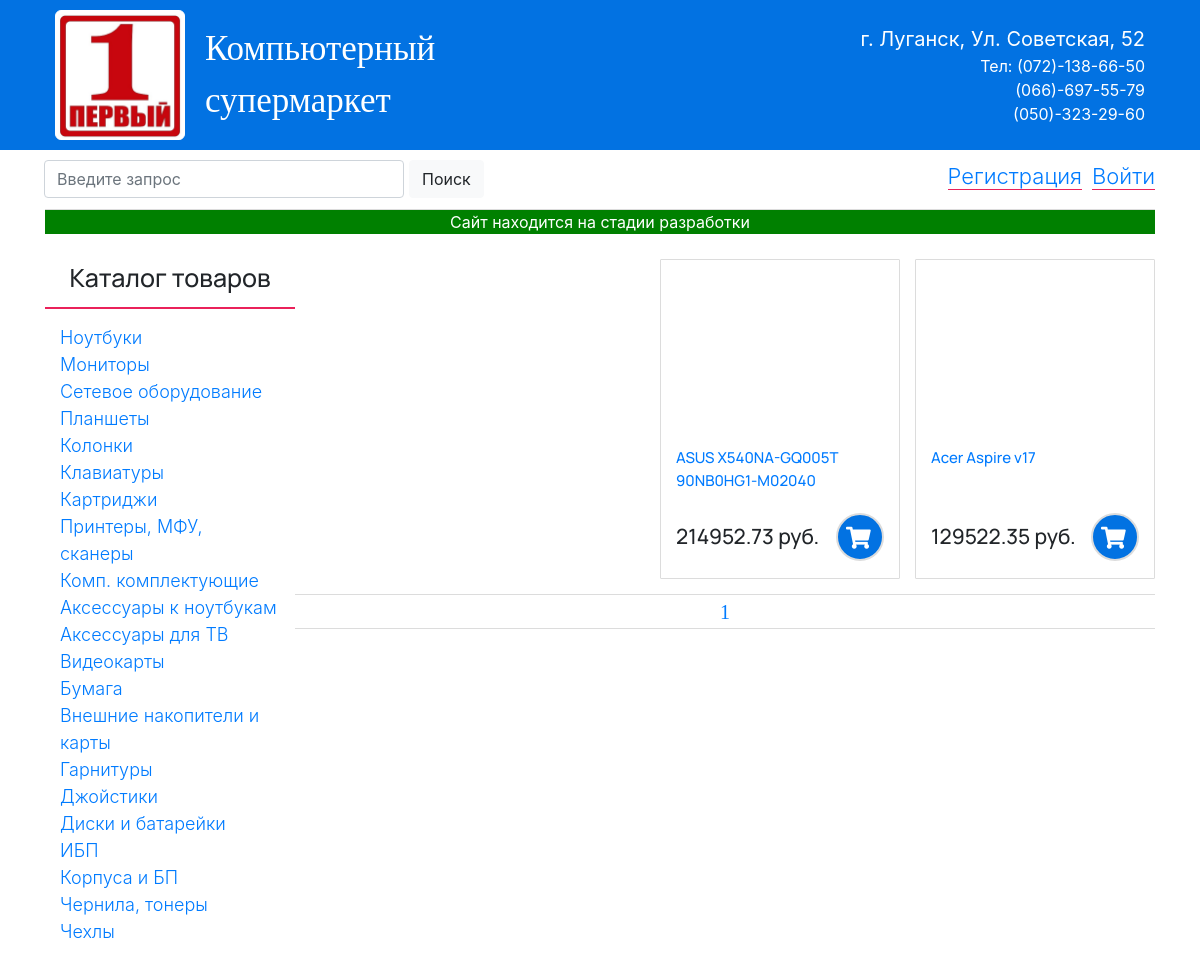
The app's page /note?page=2, older data.
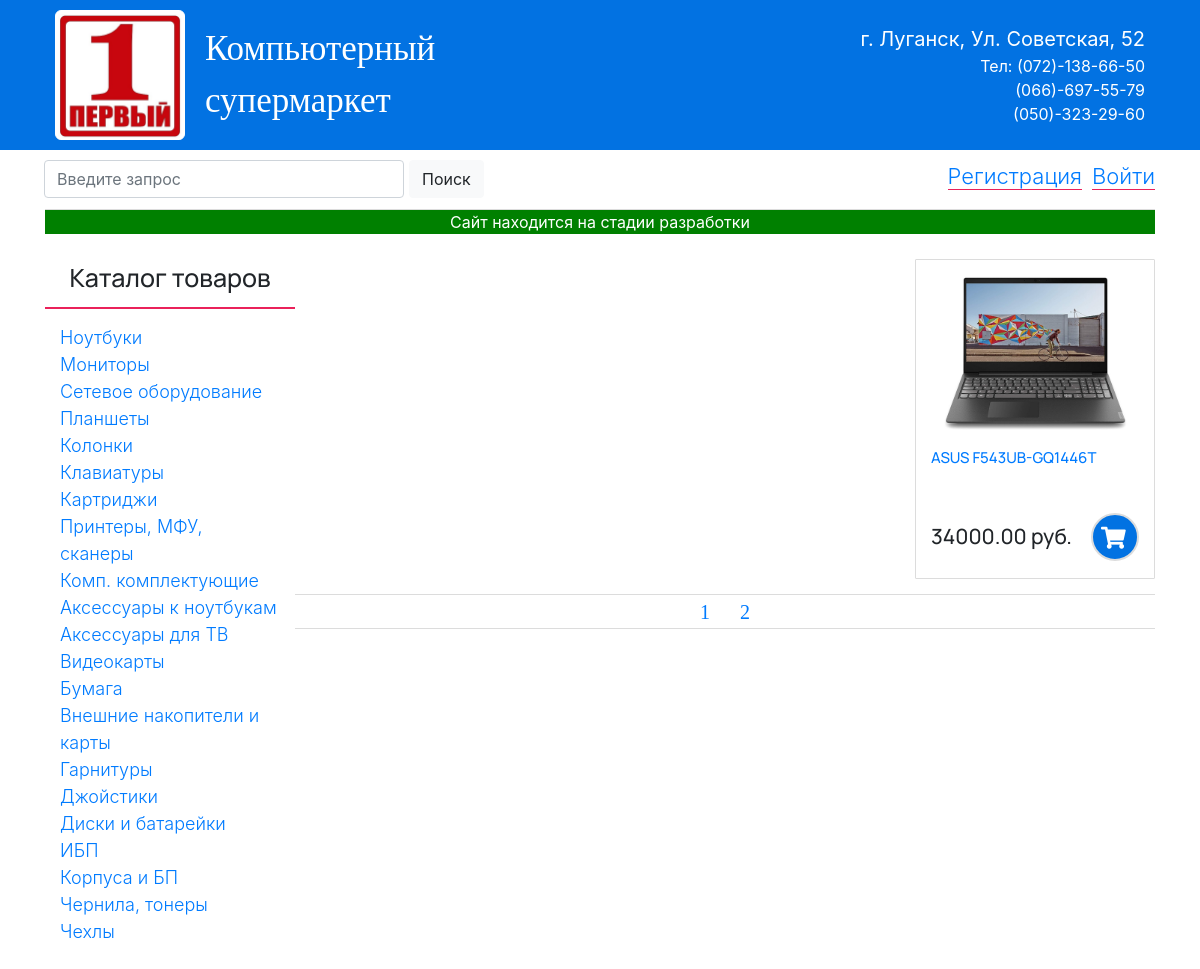
The same page, newer data.
### my_first_site/note/models.py (models this page shows)
class Product(models.Model):
    NOTEBOOK = 'notebook'
    MONITOR = 'monitor'
    HEADPHONES = 'headphones'
    STORAGE = 'storage'
    CONTROLLER = 'controller'
    WEBCAM = 'webcam'
    VIDEOCARD = 'videocard'
    PAPER = 'paper'
    TV_ACCES = 'tv_acces'
    NOTE_ACCES = 'note_acces'
    CATEGORY_CHOICES = (
        (NOTEBOOK, 'notebook'),
        (MONITOR, 'monitor'),
        (HEADPHONES, 'headphones'),
        (STORAGE, 'storage'),
        (CONTROLLER, 'controller'),
        (WEBCAM, 'webcam'),
        (VIDEOCARD, 'videocard'),
        (PAPER, 'paper'),
        (TV_ACCES, 'tv_acces'),
        (NOTE_ACCES, 'note_acces'),
    )
    CHINA = 'China'
    JAPAN = 'Japan'
    THAIWAN = 'Taiwan'
    USA = 'Usa'
    MANUFACTURER_CHOICES = (
        (CHINA, 'China'),
        (JAPAN, 'Japan'),
        (THAIWAN, 'Thaiwan'),
        (USA, 'Usa'),
    )
    brand = models.CharField(
        verbose_name='Производитель',
        max_length=20,
        choices=MANUFACTURER_CHOICES,
        blank=True,
        default='')
    name = models.CharField(
        verbose_name='Модель',
        max_length=50,
        blank=True,
        null=True,
        unique=True)
    price = models.DecimalField(
        verbose_name='Цена',
        max_digits=10,
        decimal_places=2,
        null=True)
    quantity = models.IntegerField(verbose_name='Количество', default=0)
    category = models.CharField(
        verbose_name='Категория',
        max_length=50,
        choices=CATEGORY_CHOICES,
        default='')
    image = models.ImageField(
        upload_to=settings.MEDIA_ROOT, blank=True, null=True)
    descrip = models.ForeignKey(
        'Description',
        verbose_name='Характеристики товара',
        blank=True,
        max_length=20,
        null=True,
        on_delete=models.CASCADE)
    class Meta:
        verbose_name = 'Товар'
        verbose_name_plural = 'Товары'
        ordering = ['-id']
    def __str__(self):
        return str(self.name)
    def get_absolute_url(self):
        return reverse('product_detail', args=[str(self.pk)])

### my_first_site/note/views.py (the view)
# urls.py: path('note', views.NoteView.as_view(), name='note'),
class NoteView(ListView):
    model = Product
    template_name = 'note/templates/note.html'
    def get_context_data(self, **kwargs):
        context = super().get_context_data(**kwargs)
        note = Product.objects.filter(category='notebook')
        paginator = paginate(self.request, note, 6)
        context['pagin'] = paginator
        return context

### my_first_site/context_processors.py (called while the page is built)
def order(request):
    if request.user.is_authenticated:
        order_count = OrderItem.objects.filter(user=request.user, ordered=False)
        return {'order_count': order_count }
    else:
        order_count = OrderItem.objects.filter(ordered=True)
        return {'order_count': order_count }

### my_first_site/note/views.py (called while the page is built)
def paginate(request, category, num_items):
    paginator = Paginator(category, num_items)
    page = request.GET.get('page')
    try:
        items = paginator.page(page)
    except PageNotAnInteger:
        items = paginator.page(1)
    except EmptyPage:
        items = paginator.page(paginator.num_pages)
    context = {'paginator': paginator, 'items': items}
    return context

### my_first_site/note/templates/note.html (shortened to what this page needs)
{% extends 'index.html' %}
{% load static %}
    {% block main %}
    <div class="right_block">
        {% for item in pagin.items.object_list %}
        <div class="product_card">
            <a href="{{ item.get_absolute_url }}">
                <div class="product_body">
                    {% if item.image %}
                    <img src="{{ item.image.url }}">
                    {% endif %}
                </div>
                <div class="product_name">
                    {{ item }}
                </div>
            </a>
            <div class="product_price_block">
                <div class="price">
                    {{ item.price }} руб.
                </div>
                {% if item.quantity %}
                <a href="{% url 'cart_add_product' item.id %}">
                    <div class="cart_add">
                        <i class="fas fa-shopping-cart"></i>
                    </div>
                </a>
                {% else %}
                <div class="cart_add">
                    <i class="fas fa-shopping-cart"></i>
                </div>
                {% endif %}
            </div>
        </div>
        {% endfor %}
    </div>
    {% endblock %}

### my_first_site/templates/index.html (shortened to what this page needs)
{% load static %}
<!DOCTYPE html>
<html lang="ru">
<head>
    <link rel="stylesheet" href="https://use.fontawesome.com/releases/v5.8.2/css/all.css">
    <link rel="stylesheet" href="{% static 'css/style.less' %}" />
    <link rel="stylesheet" href="{% static 'css/style.css' %}">
    <link rel="stylesheet" href="https://maxcdn.bootstrapcdn.com/bootstrap/4.0.0/css/bootstrap.min.css"
>
</head>
<body>
    <div class="main">
        {% block line %}
        <div class="main_line">
            <div class="container">
                <div class="header">
                    <div class="logo_wrap">
                        <div class="logo_img">
                            <div class="logo_inside">
                                <img src="../static/css/images/1.jpg" width="124" height="124" alt="лого">
                            </div>
                        </div>
                        <div class="logo_text">
                            <a href="{% url 'index' %}">Компьютерный супермаркет</a>
                        </div>
                    </div>
                    <div class="header_inside">
                        <div class="contacts">
                            <div class="contacts_inside">
                                <div class="address">
                                    <span>г. Луганск, Ул. Советская, 52</span>
                                </div>
                                <div class="phone">
                                    <span>Тел: (072)-138-66-50</span>
                                    <span>(066)-697-55-79</span>
                                    <span>(050)-323-29-60</span>
                                </div>
                            </div>
                        </div>
                    </div>
                </div>
            </div>
        </div>
        {% endblock %}
        {% block head %}
        <div class="container">
            <div class="header_bottom">
                <div class="search_form">
                    <form action="{% url 'search_result' %}" method="get">
                        <div class="form-row">
                            <input type="text" name="q" class="form-control" placeholder="Введите запрос">
                        </div>
                        <button type="submit" class="btn btn-light">Поиск</button>
                    </form>
                </div>
                <div class="users">
                    {% if user.is_authenticated %}
                    <div class="auth">
                        <div>
                            <a href="{% url 'profile' %}">{{ user.username }}</a>
                        </div>
                        <div>
                            {% if order_count|length > 0 %}
                            <a href="{% url 'cart_detail' %}">Корзина: {{order_count|length}}</a>
                            {% else %}
                            <p>Корзина пуста</p>
                            {% endif %}
                        </div>
                        <div>
                            <a href="{% url 'logout' %}">Выйти</a>
                        </div>
                    </div>
                    {% else %}
                    <div class="auth">
                        <div>
                            <a href="{% url 'register' %}">Регистрация</a>
                        </div>
                        <div>
                            <a href="{% url 'login' %}">Войти</a>
                        </div>
                    </div>
                    {% endif %}
                </div>
            </div>
            <div class="status">
                <span>Сайт находится на стадии разработки</span>
            </div>
            <div class="content">
                <div class="left_block">
                    <div class="left_inside">
                        <div class="left_inside_title">
                            <span>Каталог товаров</span>
                        </div>
                        <div class="left_inside_list">
                            <ul>
                                <a href="{% url 'note' %}">Ноутбуки</a>
                                <a href="">Мониторы</a>
                                <a href="">Сетевое оборудование</a>
                                <a href="">Планшеты</a>
                                <a href="">Колонки</a>
                                <a href="">Клавиатуры</a>
                                <a href="">Картриджи</a>
                                <a href="">Принтеры, МФУ, сканеры</a>
                                <a href="">Комп. комплектующие</a>
                                <a href="">Аксессуары к ноутбукам</a>
                                <a href="">Аксессуары для ТВ</a>
                                <a href="">Видеокарты</a>
                                <a href="">Бумага</a>
                                <a href="">Внешние накопители и карты</a>
                                <a href="{% url 'headphones' %}">Гарнитуры</a>
                                <a href="">Джойстики</a>
                                <a href="">Диски и батарейки</a>
                                <a href="">ИБП</a>
                                <a href="">Корпуса и БП</a>
                                <a href="">Чернила, тонеры</a>
                                <a href="">Чехлы</a>
                            </ul>
                        </div>
                    </div>
                </div>
                {% endblock %}
                {% block main %}{% endblock %}
                {% block footer %}
                <div class="my_pagination">
                    {% for i in pagin.paginator.page_range %}
                    <div class="current">
                        <a class="active" href="?page={{i}}">{{i}}</a>
                    </div>
                    {% endfor %}
                </div>
                {% endblock %}
            </div>
        </div>
    </div>
</body>
</html>

### my_first_site/static/css/style.css (style rules this page uses)
body { margin: 0 auto; }
.main_line { background: #0272e2; }
.header { display: flex; justify-content: space-between; }
.logo_wrap { display: flex; justify-content: space-between; padding: 10px; width: 470px; }
.logo_wrap .logo_inside { border: 1px solid white; border-radius: 6px; background: white; width: 130px; height: 130px; }
.logo_wrap .logo_inside img { margin: 2.5px 1px 1px 2px ; }
.logo_wrap .logo_text { display: flex; width: 300px; font-size: 35px; font-family: 'Montserrat-Bold'; align-items: center; }
.logo_wrap .logo_text a { color: white; text-decoration: none; }
.header_inside { width: 465px; padding: 10px; display: flex; flex-direction: column; justify-content: space-evenly; }
.header_inside .contacts .contacts_inside { text-align: right; color: white; }
.header_inside .contacts .contacts_inside .address { font-size: 20px; }
.header_inside .contacts .contacts_inside .phone { display: flex; flex-direction: column; }
.header_bottom { padding: 10px 0 10px 0; display: flex; justify-content: space-between; height: 60px; border-bottom: 1px solid gainsboro; }
.header_bottom .search_form { max-width: 450px; }
.header_bottom .search_form form { display: flex; margin-left: 4px; }
.header_bottom .search_form form .form-row { width: 360px; }
.header_bottom .search_form form button { margin-left: 10px; }
.header_bottom .users .auth { display: flex; justify-content: flex-end; font-size: 22px; font-weight: 300; }
.header_bottom .users .auth div { margin-right: 10px; }
.header_bottom .users .auth div:nth-last-child(-n+1) { margin-right: 0px; }
.header_bottom .users .auth a { text-decoration: none; border-bottom: #EA215A 1px solid; }
.status { background: green; text-align: center; color: white; }
.content { margin-top: 25px; }
.content .left_block { width: 250px; float: left; }
.content .left_block .left_inside { display: flex; flex-direction: column; }
.content .left_block .left_inside .left_inside_title { text-align: center; font-family: 'Manrope-Medium'; font-size: 25px; border-bottom: #EA215A 2px solid; padding: 0 10px 10px 10px; }
.content .left_block .left_inside_list { text-align: left; font-weight: 300; font-size: 18px; margin: 15px; }
.content .left_block ul { padding: 0; }
.content .left_block a { display: block; text-decoration: none; }
.content .right_block { max-width: 860px; display: flex; justify-content: flex-end; flex-flow: wrap; }
.product_card { width: 240px; height: 320px; margin: 0 0 15px 15px; padding: 0px 15px 0 15px; box-sizing: border-box; border: solid 1px gainsboro; border-radius: 1px; }
.product_card .product_body { height: 187px; }
.product_card .product_body img { display: block; margin: 0 auto; width: 187px; }
.product_card .product_name { font-family: 'Manrope-Medium'; height: 50px; font-size: 15px; }
.product_card .product_price_block { display: flex; justify-content: space-between; align-items: center; height: 60px; margin-top: 10px; }
.product_card .product_price_block .price { font-family: 'Manrope-Medium'; font-size: 21px; }
.product_card .product_price_block .cart_add { width: 48px; height: 48px; border: 2px solid gainsboro; border-radius: 30px; font-size: 22px; position: relative; background: #0272e2; }
.product_card .product_price_block .cart_add i { position: absolute; left: 8px; top: 12px; color: white; }
.my_pagination { height: 35px; display: flex; justify-content: center; align-items: center; border-top: 1px solid gainsboro; border-bottom: 1px solid gainsboro; margin-bottom: 30px; }
.my_pagination .current { width: 40px; text-align: center; font-family: 'Montserrat-Medium'; font-size: 20px; }
.my_pagination .current a { text-decoration: none; }

Row changes from the older to the newer data that the page shows:
removed Product: name "ASUS X540NA-GQ005T 90NB0HG1-M02040", price "214952.73", quantity 0 (drawn)
removed Product: name "Acer Aspire v17", price "129522.35", quantity 0 (drawn)
added Product: image (picture), name "ASUS F543UB-GQ1446T", price "34000.00", quantity 1 (drawn)
Text that changed along with them:
new list line: "2"
